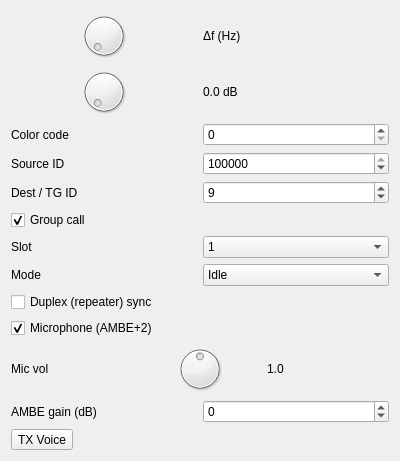
<?xml version="1.0" encoding="UTF-8"?>
<ui version="4.0">
 <class>DMRModGUI</class>
 <widget class="RollupContents" name="DMRModGUI">
  <property name="geometry">
   <rect>
    <x>0</x>
    <y>0</y>
    <width>400</width>
    <height>400</height>
   </rect>
  </property>
  <property name="windowTitle">
   <string>DMR Modulator</string>
  </property>
  <layout class="QVBoxLayout" name="verticalLayout">
   <item>
    <layout class="QHBoxLayout" name="deltaFrequencyLayout">
     <item>
      <widget class="ValueDialZ" name="deltaFrequency">
       <property name="wrapping">
        <bool>false</bool>
       </property>
      </widget>
     </item>
     <item>
      <widget class="QLabel" name="deltaFrequencyLabel">
       <property name="text">
        <string>Δf (Hz)</string>
       </property>
      </widget>
     </item>
    </layout>
   </item>
   <item>
    <layout class="QHBoxLayout" name="gainLayout">
     <item>
      <widget class="QDial" name="gain">
       <property name="maximum">
        <number>100</number>
       </property>
      </widget>
     </item>
     <item>
      <widget class="QLabel" name="gainText">
       <property name="text">
        <string>0.0 dB</string>
       </property>
      </widget>
     </item>
    </layout>
   </item>
   <item>
    <layout class="QHBoxLayout" name="colorCodeLayout">
     <item>
      <widget class="QLabel" name="colorCodeLabel">
       <property name="text">
        <string>Color code</string>
       </property>
      </widget>
     </item>
     <item>
      <widget class="QSpinBox" name="colorCode">
       <property name="maximum">
        <number>15</number>
       </property>
      </widget>
     </item>
    </layout>
   </item>
   <item>
    <layout class="QHBoxLayout" name="srcIdLayout">
     <item>
      <widget class="QLabel" name="srcIdLabel">
       <property name="text">
        <string>Source ID</string>
       </property>
      </widget>
     </item>
     <item>
      <widget class="QSpinBox" name="srcId">
       <property name="maximum">
        <number>16776415</number>
       </property>
       <property name="value">
        <number>1234567</number>
       </property>
      </widget>
     </item>
    </layout>
   </item>
   <item>
    <layout class="QHBoxLayout" name="dstIdLayout">
     <item>
      <widget class="QLabel" name="dstIdLabel">
       <property name="text">
        <string>Dest / TG ID</string>
       </property>
      </widget>
     </item>
     <item>
      <widget class="QSpinBox" name="dstId">
       <property name="maximum">
        <number>16776415</number>
       </property>
       <property name="value">
        <number>9</number>
       </property>
      </widget>
     </item>
    </layout>
   </item>
   <item>
    <widget class="QCheckBox" name="groupCall">
     <property name="text">
      <string>Group call</string>
     </property>
     <property name="checked">
      <bool>true</bool>
     </property>
    </widget>
   </item>
   <item>
    <layout class="QHBoxLayout" name="slotLayout">
     <item>
      <widget class="QLabel" name="slotLabel">
       <property name="text">
        <string>Slot</string>
       </property>
      </widget>
     </item>
     <item>
      <widget class="QComboBox" name="slot">
       <item>
        <property name="text">
         <string>1</string>
        </property>
       </item>
       <item>
        <property name="text">
         <string>2</string>
        </property>
       </item>
      </widget>
     </item>
    </layout>
   </item>
   <item>
    <layout class="QHBoxLayout" name="modeLayout">
     <item>
      <widget class="QLabel" name="modeLabel">
       <property name="text">
        <string>Mode</string>
       </property>
      </widget>
     </item>
     <item>
      <widget class="QComboBox" name="mode">
       <item>
        <property name="text">
         <string>Idle</string>
        </property>
       </item>
       <item>
        <property name="text">
         <string>Voice</string>
        </property>
       </item>
       <item>
        <property name="text">
         <string>Calibration</string>
        </property>
       </item>
      </widget>
     </item>
    </layout>
   </item>
   <item>
    <widget class="QCheckBox" name="duplex">
     <property name="text">
      <string>Duplex (repeater) sync</string>
     </property>
    </widget>
   </item>
   <item>
    <widget class="QCheckBox" name="micEnable">
     <property name="text">
      <string>Microphone (AMBE+2)</string>
     </property>
     <property name="checked">
      <bool>true</bool>
     </property>
    </widget>
   </item>
   <item>
    <layout class="QHBoxLayout" name="micVolumeLayout">
     <item>
      <widget class="QLabel" name="micVolumeLabel">
       <property name="text">
        <string>Mic vol</string>
       </property>
      </widget>
     </item>
     <item>
      <widget class="QDial" name="micVolume">
       <property name="maximum">
        <number>20</number>
       </property>
       <property name="value">
        <number>10</number>
       </property>
      </widget>
     </item>
     <item>
      <widget class="QLabel" name="micVolumeText">
       <property name="text">
        <string>1.0</string>
       </property>
      </widget>
     </item>
    </layout>
   </item>
   <item>
    <layout class="QHBoxLayout" name="ambeGainLayout">
     <item>
      <widget class="QLabel" name="ambeGainLabel">
       <property name="text">
        <string>AMBE gain (dB)</string>
       </property>
      </widget>
     </item>
     <item>
      <widget class="QSpinBox" name="ambeGain">
       <property name="minimum">
        <number>-20</number>
       </property>
       <property name="maximum">
        <number>20</number>
       </property>
      </widget>
     </item>
    </layout>
   </item>
   <item>
    <widget class="QToolButton" name="txButton">
     <property name="text">
      <string>TX Voice</string>
     </property>
     <property name="checkable">
      <bool>true</bool>
     </property>
    </widget>
   </item>
  </layout>
 </widget>
 <customwidgets>
  <customwidget>
   <class>RollupContents</class>
   <extends>QWidget</extends>
   <header>gui/rollupcontents.h</header>
  </customwidget>
  <customwidget>
   <class>ValueDialZ</class>
   <extends>QDial</extends>
   <header>gui/valuedialz.h</header>
  </customwidget>
 </customwidgets>
 <resources/>
 <connections/>
</ui>
